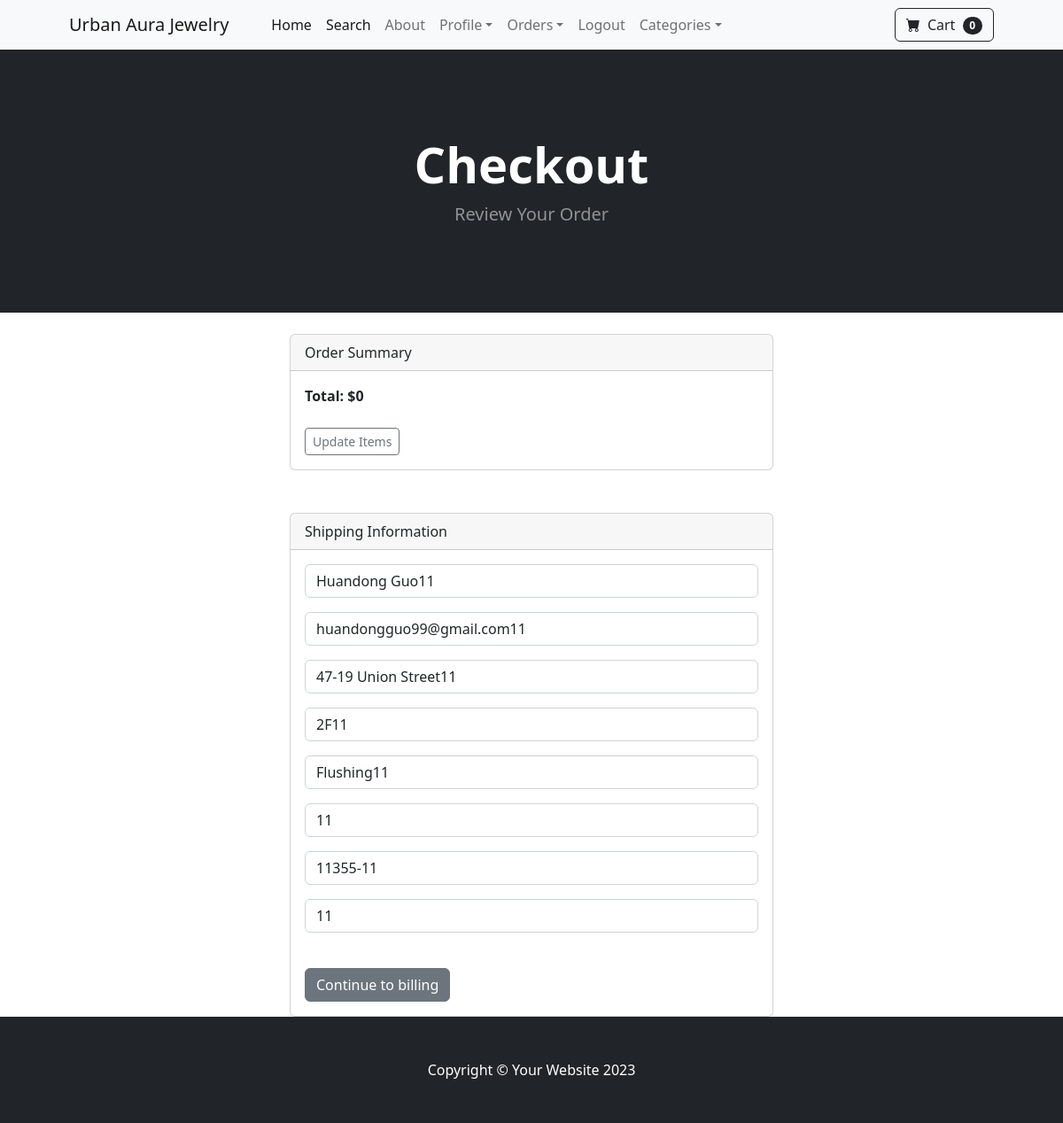
The app's page /payment/checkout (signed in) with its own data.
### payment/models.py (models this page shows, shortened)
class ShippingAddress(models.Model):
    user = models.ForeignKey(User, on_delete=models.CASCADE, null=True, blank=True )
    Shipping_full_name = models.CharField(max_length=255)
    Shipping_email = models.CharField(max_length=255)
    Shipping_address1 = models.CharField(max_length=255)
    Shipping_address2 = models.CharField(max_length=255, null=True, blank=True)
    Shipping_city = models.CharField(max_length=255)
    Shipping_state = models.CharField(max_length=255, null=True, blank=True)
    Shipping_zip_code = models.CharField(max_length=10, null=True, blank=True)
    Shipping_country = models.CharField(max_length=255)
    class Meta:
        verbose_name_plural = 'Shipping Address'

### payment/views.py (the view)
# urls.py: path('checkout', views.checkout, name='checkout'),
def checkout(request):
    cart = Cart(request)
    cart_products = cart.get_prods
    quantities = cart.get_quants
    totals = cart.cart_total()
    if request.user.is_authenticated:
        shipping_user = ShippingAddress.objects.get(user__id=request.user.id)
        shipping_form = ShippingAddressForm(request.POST or None, instance=shipping_user)
        return render(request, "payment/checkout.html", {"cart_products": cart_products,
                                                         "quantities": quantities, "totals": totals,
                                                         "shipping_form": shipping_form})
    else:
        shipping_form = ShippingAddressForm(request.POST or None)
        return render(request, "payment/checkout.html", {"cart_products": cart_products,
                                                         "quantities": quantities, "totals": totals,
                                                         "shipping_form": shipping_form})

### cart/cart.py (called while the page is built)
    def __len__(self):
        return len(self.cart)

    def get_prods(self):
        product_ids = self.cart.keys()
        products = Product.objects.filter(id__in=product_ids)
        return products

    def cart_total(self):
        product_id = self.cart.keys()
        products = Product.objects.filter(id__in=product_id)
        total = 0
        for product in products:
            if product.is_sale:
                product.price = product.sale_price
            total += product.price * self.cart[str(product.id)]
        return total

### cart/context_processors.py (called while the page is built)
def cart(request):
    return {'cart': Cart(request)}

### payment/templates/payment/checkout.html (shortened to what this page needs)
{% extends 'base.html' %}
{% block content %}
        <header class="bg-dark py-5">
            <div class="container px-4 px-lg-5 my-5">
                <div class="text-center text-white">
                    <h1 class="display-4 fw-bolder">Checkout</h1>
                    <p class="lead fw-normal text-white-50 mb-0">Review Your Order</p>
                </div>
            </div>
        </header>
    <br/>
<div class ="container" >
<div class = "row" >
<div class = "col-md-6 offset-md-3">
    <div class="card">
  <div class="card-header">
    Order Summary
  </div>
  <div class="card-body">
      <strong>Total: ${{totals}}</strong>
      <br><br>
      <a href="{%url 'cart_summary'%}" class="btn btn-sm btn-outline-secondary">Update Items</a>
 </div>
</div>
    <br/><br/>
<div class="card">
  <div class="card-header">
    Shipping Information
  </div>
  <div class="card-body">
      <form method="POST" action="{% url 'billing_info' %}">
    {{shipping_form.as_p}}
    <br/>
    <button type="submit" class="btn btn-secondary">Continue to billing</button>
      </form>
  </div>
</div>
</div>
</div>
</div>
{% endblock %}

### records on screen
ShippingAddress: Shipping_full_name "Huandong Guo11", Shipping_email "huandongguo99@gmail.com11", Shipping_address1 "47-19 Union Street11", Shipping_address2 "2F11", Shipping_city "Flushing11", Shipping_state "11", Shipping_zip_code "11355-11", Shipping_country "11"

### other values on screen
{{ cart|length }} "0"
{{ totals }} "0"
